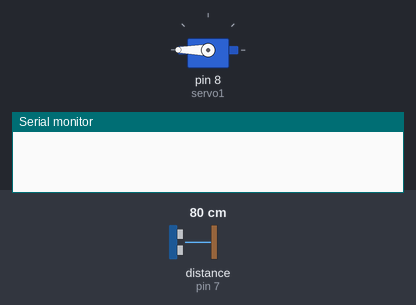
Recording of a sketch running on a simulated Arduino Uno, built with avr-gcc and run on an emulated ATmega328P. Parts: servo, the last lines printed to the serial monitor. The inputs (shaded band) are chosen by the test bench; at power-on: distance to the obstacle (sensor on pin 7) 80 cm.

Above: at 1.8 s.
1.9 s: distance to the obstacle (sensor on pin 7) set to 2 cm
At 2.6 s:
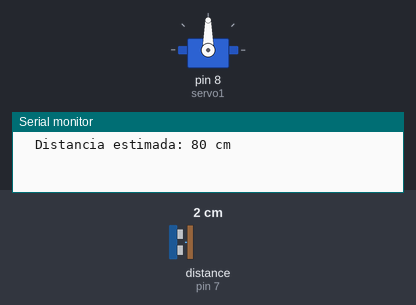
3.5 s: distance to the obstacle (sensor on pin 7) set to 9 cm
5.2 s: distance to the obstacle (sensor on pin 7) set to 12 cm
At 6.8 s:
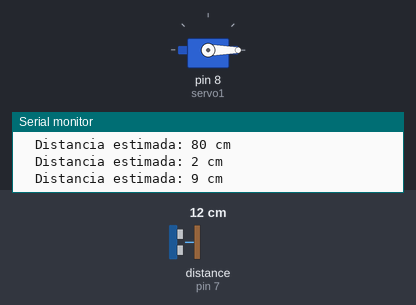
9.3 s: distance to the obstacle (sensor on pin 7) set to 4 cm
11.5 s: distance to the obstacle (sensor on pin 7) set to 18 cm
At 12.8 s:
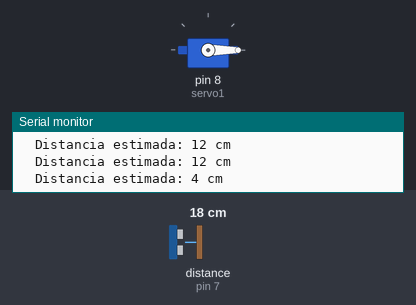
Timing chart, 0 to 16.6 s (numbered marks = the images above; inputs shaded):
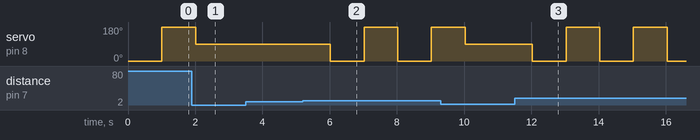

Measured:
- the behaviour switches between 10 and 11 cm on distance to the obstacle (sensor on pin 7) (found by bisection; images 1 and 2)
- after the input at 5.2 s, servo on pin 8 (servo1): alternates 180° for 1.0 s and 0° for 1.0 s, starting after 0.82 s
- after the input at 11.5 s, servo on pin 8 (servo1): alternates 180° for 1.0 s and 0° for 1.0 s, starting after 0.53 s

The sketch:

sketch_may12b.ino
```cpp
#include <Ultrasonic.h>

#include <Servo.h>

      //Incluimos la libreria Servo
  //Incluimos la libreria Ultrasonico

Servo servo1;          //Declaramos nuestro servo
Ultrasonic ultraso (6, 7);  //Declaramos los pines del ultrasonico
int distancia;          //Declaramos una constante
int pausa;          //Declaramos una cosntante


void setup (){

servo1.attach(8);    //Declaramos el pin de nuestro servo
Serial.begin(9600);
}

void loop()
{
  distancia =  ultraso.Ranging(CM); //Medimos la distancia del Ultrasonico
if (distancia < 10){              //Si la distancia es menor a 10 cm el servo se situa a 90º
pausa = ultraso.Ranging(CM) *10;
servo1.write (90);
   delay(1000);
}
else if (distancia >10){    //Si la distancia es mayor a 10 cm el servo se situa donde le indica la siguiente orden del programa
servo1.write (0);          //Ponemos el servo a 0º
delay(1000);
}

distancia =  ultraso.Ranging(CM);
if( distancia < 10){          //Si la distancia es menor a 10 cm
pausa = ultraso.Ranging(CM) *10; //Decimos que el servo se ponga a 90º
servo1.write (90);
   delay(1000);
}
else if (distancia >10){
servo1.write(180);
delay(1000);
}
Serial.print("  Distancia estimada: "); //Comandos para ver en pantalla la distancia al cual está el obstaculo
Serial.print(distancia);
Serial.println(" cm");


}
```
